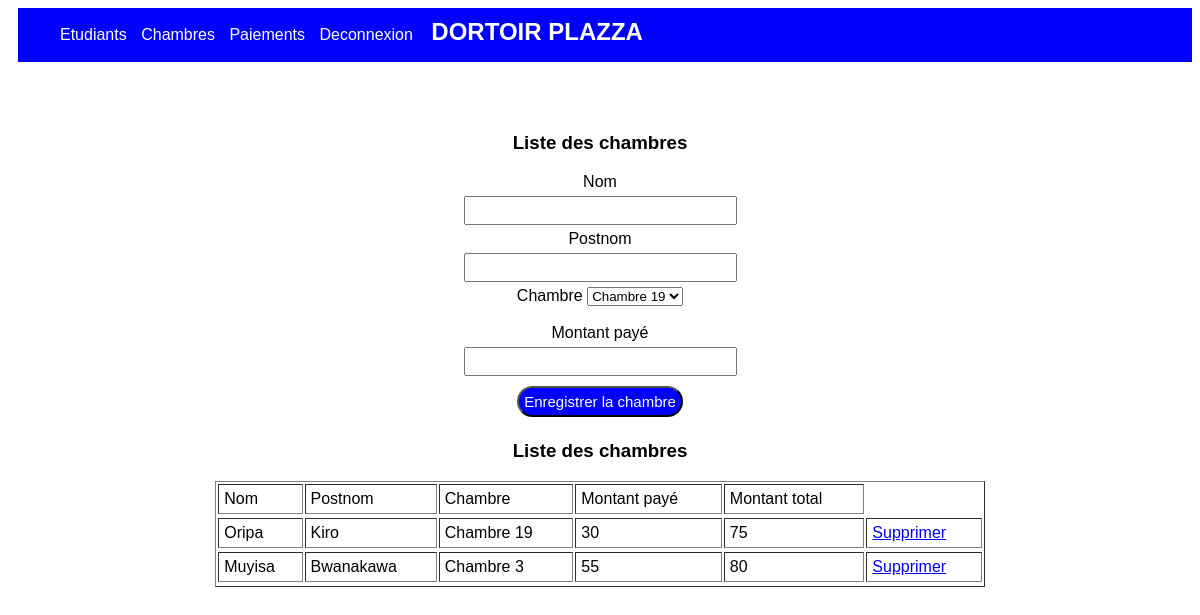
Screenshot of /etudiants.php with the database file from the repository.
### tables this page shows
CREATE TABLE `etudiants` (
  `id_etudiant` int(11) NOT NULL,
  `nom` text DEFAULT NULL,
  `postnom` text DEFAULT NULL,
  `id_chambre` int(11) DEFAULT NULL,
  `montant_paye` float DEFAULT NULL
);

CREATE TABLE `chambres` (
  `id_chambre` int(11) NOT NULL,
  `designation` text DEFAULT NULL,
  `rang` text DEFAULT NULL,
  `montant_total` float DEFAULT NULL
);

### etudiants.php (the view, shortened to what this page needs)
<!DOCTYPE html>
<html lang="en">
<head>
</head>
<body>
<div  style="background-color:blue;padding:2px;top:0;margin-left:10px;color:white;">
<div style="display:inline-block;">
<nav>
    <ul>
    <li><a href="etudiants.php">Etudiants</a></li>
    <li><a href="chambres.php">Chambres</a></li>
    <li><a href="paiements.php">Paiements</a></li>
    <li><a href="index.php">Deconnexion</a></li>
    </ul>
    </nav>
</div>
<h2 style="margin:4px;display:inline-block;">DORTOIR PLAZZA</h2>
</div>
    <div>
    <form action="" method="POST">
        <div align="center">
        <h3>Liste des chambres</h3>
       <div>
       <label for="">Nom</label><br>
        <input type="text" name="nom"><br>
       </div>
       <div>
       <label for="">Postnom</label><br>
        <input type="text" name="postnom"><br>
        <label for="">Chambre</label>
        <select name="chambre" id="">
        <?php
            include("connexion.php");
            $select=$con->query("SELECT * FROM chambres");
            while($resultat=$select->fetch()){
                echo "<option value=".$resultat['id_chambre'].">".$resultat['designation']."</option>";
            }
        ?>
        </select>
       </div><br>
       <label for="">Montant payé</label><br>
        <input type="number" name="montant" min="0"><br>
        <input type="submit" value="Enregistrer la chambre" id="btn">
        </div>
        <div align="center">
        <h3>Liste des chambres</h3>
        <table border="1">
            <tr id="entete">
                <td>Nom</td>
                <td>Postnom</td>
                <td>Chambre</td>
                <td>Montant payé</td>
                <td>Montant total</td>
            </tr>
            <tr>
            <?php
            include("connexion.php");
            $select=$con->query("SELECT * FROM etudiants INNER JOIN chambres ON etudiants.id_chambre=chambres.id_chambre");
            while($resultat=$select->fetch()){
                echo "<tr>";
                echo "<td>".$resultat['nom']."</td>";
                echo "<td>".$resultat['postnom']."</td>";
                echo "<td>".$resultat['designation']."</td>";
                echo "<td>".$resultat['montant_paye']."</td>";
                echo "<td>".$resultat['montant_total']."</td>";
                echo "<td><a href='etudiants.php?id=".$resultat['id_etudiant']."'>Supprimer</a></td>";
                echo "<tr>";
            }
        ?>
        </tr>
        </table>
</body>
</html>

### etudiants.php (style rules this page uses)
body { font-family:arial; }
input { font-size:20px; margin:5px; }
form { margin-top:70px; }
#btn { background-color:blue; padding:5px; border-radius:20px; font-size:15px; cursor:pointer; color:white; }
ul li { list-style-type:none; display:inline-block; color:white; }
li a { color:white; text-decoration:none; padding-right:10px; }
td { padding:5px; }
table { width:65%; }

### rows the page displays
etudiants: nom "Oripa", postnom "Kiro", id_chambre.designation "Chambre 19", montant_paye "30", id_chambre.montant_total "75"
etudiants: nom "Muyisa", postnom "Bwanakawa", id_chambre.designation "Chambre 3", montant_paye "55", id_chambre.montant_total "80"

### other values shown
form field chambre "Chambre 19"
